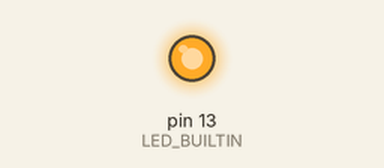
A sketch run on a simulated Arduino Uno, built with avr-gcc and run on an emulated ATmega328P. Parts: output pins drawn as LEDs (lit = HIGH).

Above: at 0.5 s.
At 4.7 s:
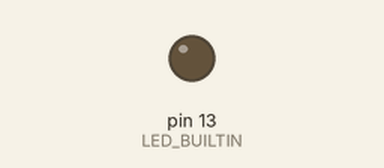
Timing chart, 0 to 7.4 s (numbered marks = the images above):
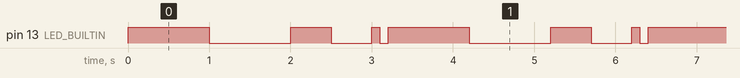

The sketch:

EX6.ino
```cpp
void setup() {
  // initialize digital pin LED_BUILTIN as an output.
  pinMode(LED_BUILTIN, OUTPUT);
}

// the loop function runs over and over again forever
void loop() {
  digitalWrite(LED_BUILTIN, HIGH);  // turn the LED on (HIGH is the voltage level)
  delay(1000);                      // wait for a second
  digitalWrite(LED_BUILTIN, LOW);   // turn the LED off by making the voltage LOW
  delay(1000);
  digitalWrite(LED_BUILTIN, HIGH);  // turn the LED on (HIGH is the voltage level)
  delay(500);                      // wait for a second
  digitalWrite(LED_BUILTIN, LOW);   // turn the LED off by making the voltage LOW
  delay(500);
  digitalWrite(LED_BUILTIN, HIGH);  // turn the LED on (HIGH is the voltage level)
  delay(100);                      // wait for a second
  digitalWrite(LED_BUILTIN, LOW);   // turn the LED off by making the voltage LOW
  delay(100);                 // wait for a second
}
```

Measured:
- by itself, pin 13 (LED_BUILTIN): repeats every 3.2 s: LOW 1.0 s, HIGH 0.50 s, LOW 0.50 s, HIGH 0.10 s, LOW 0.10 s, HIGH 1.0 s
- by itself, everything shown: repeats every 3.2 s, in 6 steps
